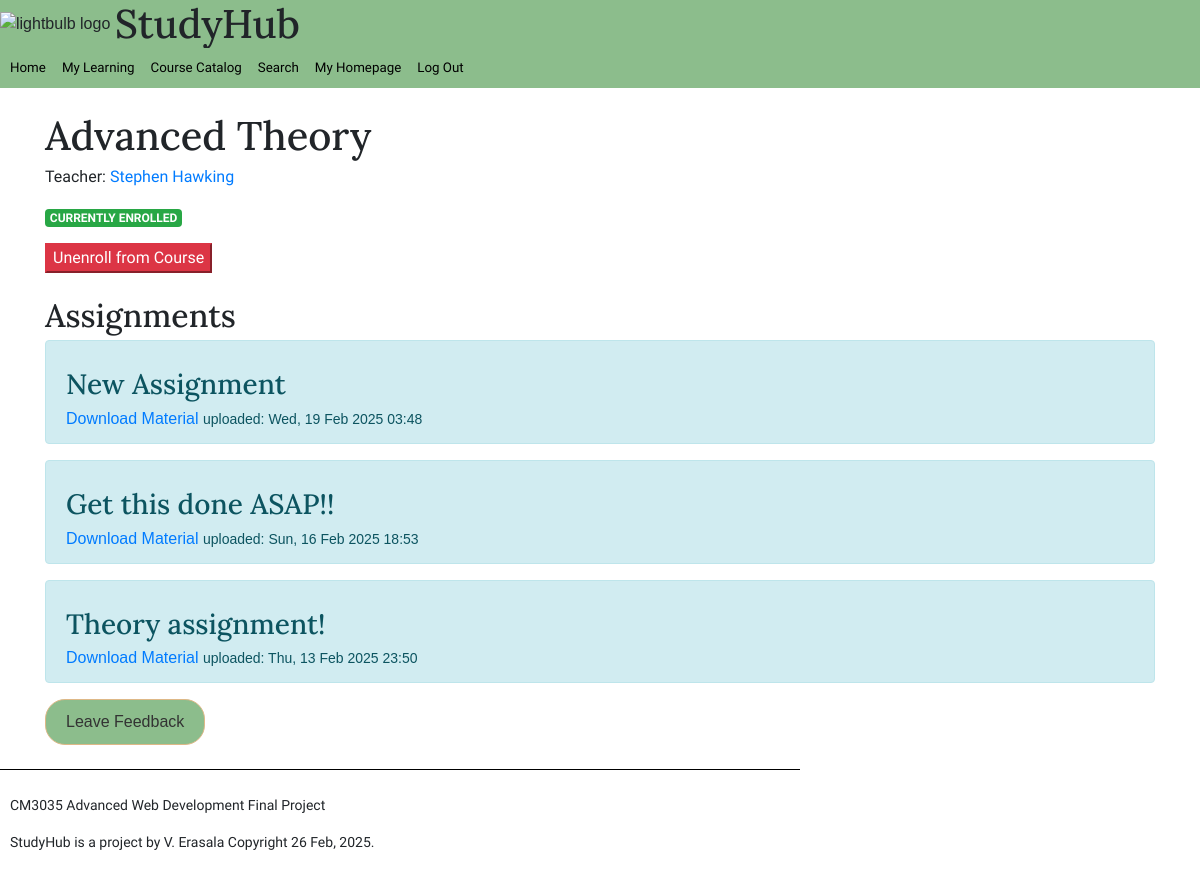
The app's page /course/1/ (signed in) with its own data.
### study_hub/models.py (models this page shows, shortened)
class Course(models.Model):
    title = models.CharField(max_length=255)
    description = models.TextField()
    teacher = models.ForeignKey(User, on_delete=models.CASCADE, related_name='courses_taught')
    students = models.ManyToManyField(User, through='Enrollment', related_name='courses_enrolled')

class User(AbstractUser):
    is_teacher = models.BooleanField(default=False)
    name = models.CharField(max_length = 255)
    photo = models.ImageField(upload_to='profile_photos/', blank=True, null=True)
    groups = models.ManyToManyField(
        Group,
        blank=True,
        related_name="study_hub_user_set",
        related_query_name="user",
    )
    user_permissions = models.ManyToManyField(
        Permission,
        blank=True,
        related_name="study_hub_user_set",
        related_query_name="user",
    )

class CourseMaterial(models.Model):
    course = models.ForeignKey(Course, on_delete=models.CASCADE, related_name='materials')
    title = models.CharField(max_length=255)
    file = models.FileField(upload_to='course_materials/')
    uploaded_at = models.DateTimeField(auto_now_add=True)
    assignment_due_date = models.DateTimeField(null=True, blank=True)

### study_hub/views.py (the view)
# urls.py: path('course/<int:pk>/', views.course_view, name = 'course_view'),
@login_required
def course_view(request, pk):
    course = get_object_or_404(Course, pk = pk)
    materials = CourseMaterial.objects.filter(course=course).order_by('-uploaded_at')
    user = request.user
    user_is_enrolled = Enrollment.objects.filter(student=user, course=course).exists()
    user_can_enroll = not user.is_teacher and not user_is_enrolled
    enrolled_students = User.objects.filter(enrollment__course=course).distinct()
    context = {
        'course': course,
        'materials': materials,
        'user_is_enrolled': user_is_enrolled,
        'user_can_enroll': user_can_enroll,
        'enrolled_students': enrolled_students,
        'user':user
    }
    return render(request, 'study_hub/course_detail.html', context)

### study_hub/templatetags/my_tags.py (called while the page is built)
@register.simple_tag
def todays_date():
    return datetime.datetime.now().strftime("%d %b, %Y")

### study_hub/templates/study_hub/course_detail.html (shortened to what this page needs)
{% extends "./base.html" %}
{% load bootstrap4 %}
{% block content %}
<div class= "container mt-4">
    <h1>{{ course.title }}</h1>
    <p>Teacher: <a href="/user/{{course.teacher.username}}">{{ course.teacher.name }}</a></p>
    {% if user_can_enroll %}
    <p  class="badge badge-danger"> NOT ENROLLED </p>
    <form action="{% url 'enroll_in_course' pk=course.pk%}" method="post">
        {% csrf_token %}
        <button type="submit" class="btn btn-primary">Enroll in Course</button>
    </form>
    {% elif user_is_enrolled %}
        <p  class="badge badge-success"> CURRENTLY ENROLLED </p>
        <form action="{% url 'unenroll_from_course' pk=course.pk user_id=user.id %}" method="post">
            <button type="submit" class="btn-danger">Unenroll from Course</button>
        </form>
    {% endif %}
</div>
<div class="container mt-4 mb-4">
    {% if user_is_enrolled %}
    <div>
        {% if materials %}
        <div>
            <h2>Assignments</h2>
            {% for material in materials %}
            <div class="alert alert-info">
                <h3> {{ material.title }}</h3>
                <a href="{{ material.file.url }}" download>Download Material</a>
                <small>uploaded: {{ material.uploaded_at|date:"D, d M Y H:i" }}</small>
            </div>
            {% empty %}
            <p>There are no assignments </p>
            {% endfor %}
        </div>
        {% endif %}
    </div>
    <div>
        <a href="{% url 'leave_feedback' course.pk %}" class="btn btn-primary">Leave Feedback</a>
    </div>
    {% elif not user_is_enrolled %}
    <div>
        <p class = "alert alert-danger" >Please Enroll in this course to see Course Content. </p>
    </div>
    {% endif %}
</div>
{% endblock %}

### study_hub/static/css/study_hub.css (style rules this page uses)
body { font-family: Sans-Serif; margin: 0px; border: 0px; padding: 0px; }
h1,h2,h3, h4, h5 { margin-top: 15px; margin-bottom: 5px; font-family: 'Lora'; }
p, b, ul, form { font-family: 'Source Sans 3' }
a { text-decoration: none; }
.btn { border-radius: 20px; border-color:burlywood; padding: 10px 20px; background-color: #8cbd8c; color: #333; transition: background-color 0.3s ease; }

### records on screen
Course: title "Advanced Theory", teacher.name "Stephen Hawking"
CourseMaterial: title "New Assignment", uploaded_at "Wed, 19 Feb 2025 03:48"
CourseMaterial: title "Get this done ASAP!!", uploaded_at "Sun, 16 Feb 2025 18:53"
CourseMaterial: title "Theory assignment!", uploaded_at "Thu, 13 Feb 2025 23:50"
